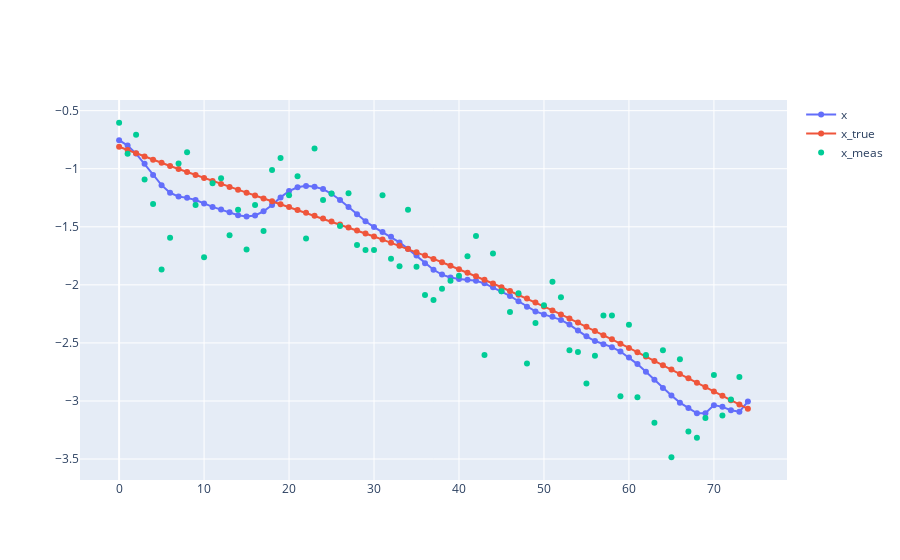

Notebook cell for this chart:
### Code cell
# Plot estimated poses.
import plotly.graph_objects as go
fig = go.Figure()
fig.add_trace(go.Scatter(x=np.arange(n_steps), y=[result.atPose3(X(ii)).translation()[0] for ii in range(n_steps)], mode='lines+markers', name='x'))
fig.add_trace(go.Scatter(x=np.arange(n_steps), y=[scenario.pose(dt * ii).translation()[0] for ii in range(n_steps)], mode='lines+markers', name='x_true'))



fig.add_trace(go.Scatter(x=np.arange(n_steps), y=[noisy_poses[ii].translation()[0] for ii in range(n_steps-1)], mode='markers', name='x_meas'))
fig.show()
